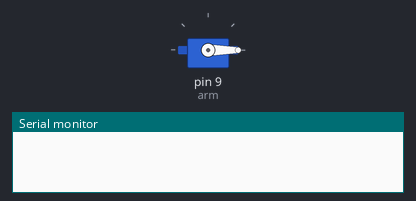
The sketch below on a simulated Arduino Uno, built with avr-gcc and run on an emulated ATmega328P. Shown: servo, the last lines printed to the serial monitor.

Above: at 0.1 s.
At 0.6 s:
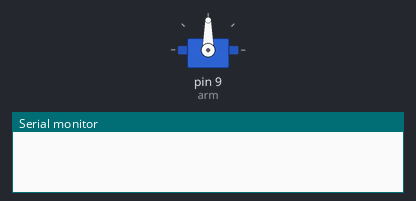
At 1.1 s:
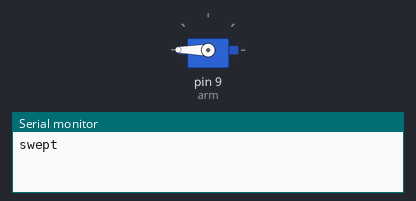
Timing chart, 0 to 2.6 s (numbered marks = the images above):
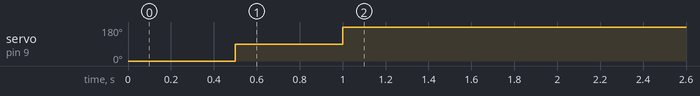

The sketch:

parts-servo.ino
```cpp
#include <Servo.h>

Servo arm;

void setup() {
  Serial.begin(9600);
  arm.attach(9);
  arm.write(0);
  delay(500);
  arm.write(90);
  delay(500);
  arm.write(180);
  Serial.println("swept");
}

void loop() {}
```
